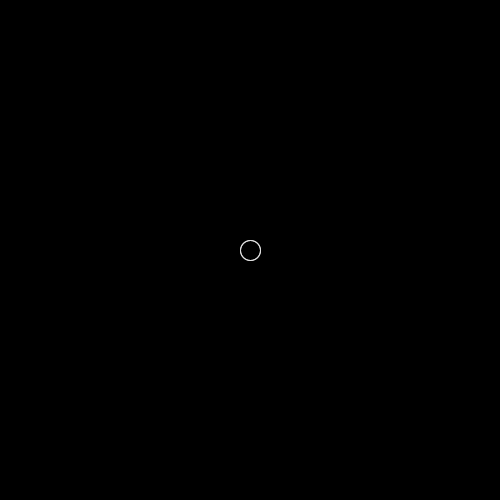
Frame 1 (no input)
Frame 60 (the mouse pressed at the canvas centre just before this capture): identical to frame 1, image omitted
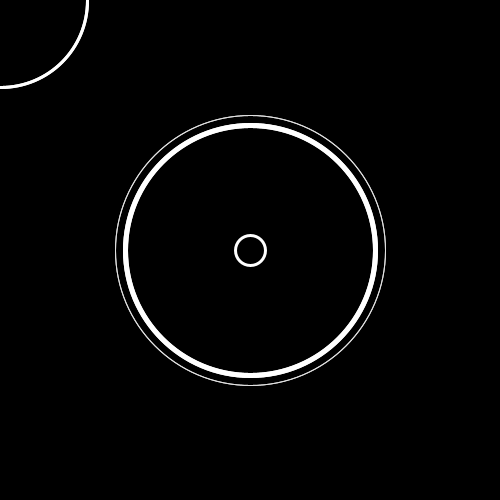
Frame 120 (the mouse held since frame 60 and released just before this capture)

The Processing sketch that drew these frames (run headless with seeded random() and noise(); from frame 60 on, the mouse is pressed at the canvas centre):

// Processing sketch: myFirstSketch
// ── myFirstSketch.pde
int w;
int h;

void setup() {
  size(500, 500);
  
  w = 0;
  h = 0;
}

void draw() {
  pushMatrix();
  translate(width/2,height/2);
  background(0);
  noFill();
  stroke(255);
  strokeWeight(5);
  smooth();
  float x = mouseX;
  float y = mouseY;
  ellipse(w, h, x, y);
  ellipse(w, h, y, x);
  stroke(225);
  strokeWeight(1);
  ellipse(w, h, y+20, x+20);
  ellipse(w, h, x+20, y+20);
  popMatrix();
  
  if(mousePressed) {
    stroke(255);
    strokeWeight(3);
    smooth();
    ellipse(0, 0, x-75, y-75);
    ellipse(w, h, y-75, x-75);
    ellipse(x, y, 30, 30);
    strokeWeight(1);
    ellipse(w, h, x-75, x-75); 
    
  }
    
}
  
